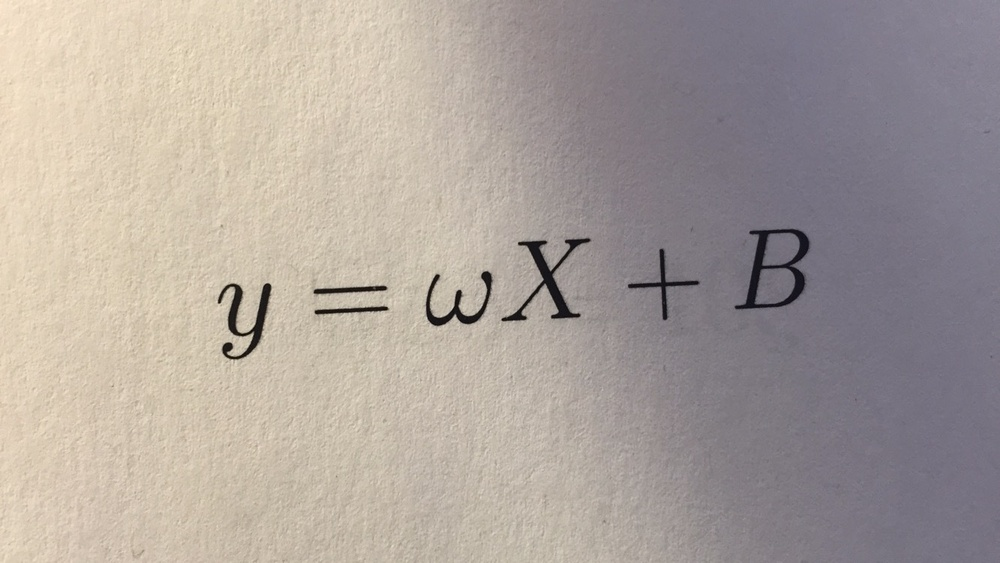
%> input picture actual_code/Equations/Images/eq1_hr.jpg, 1000 x 563 px, shrunk from 1333 x 750 before the run
$ octave --eval "result = skew_correction(rgb2gray(imread('Equations/Images/eq1_hr.jpg')));"   (GNU Octave 9; MATLAB toolbox functions it lacks are replaced by stand-ins)
%> lines starting %> are read from the running program, lines starting %| are printed output that depends on the picture; in (x1, y1, x2, y2) boxes, pixels count from 0 and x2, y2 are one past the last pixel; in counts of white or black regions, pixels touching at a corner belong together; the program's own positions count from 1
function [ corrected_img, angle_correction ] = skew_correction( bw_img )


BW = edge(bw_img,'canny');
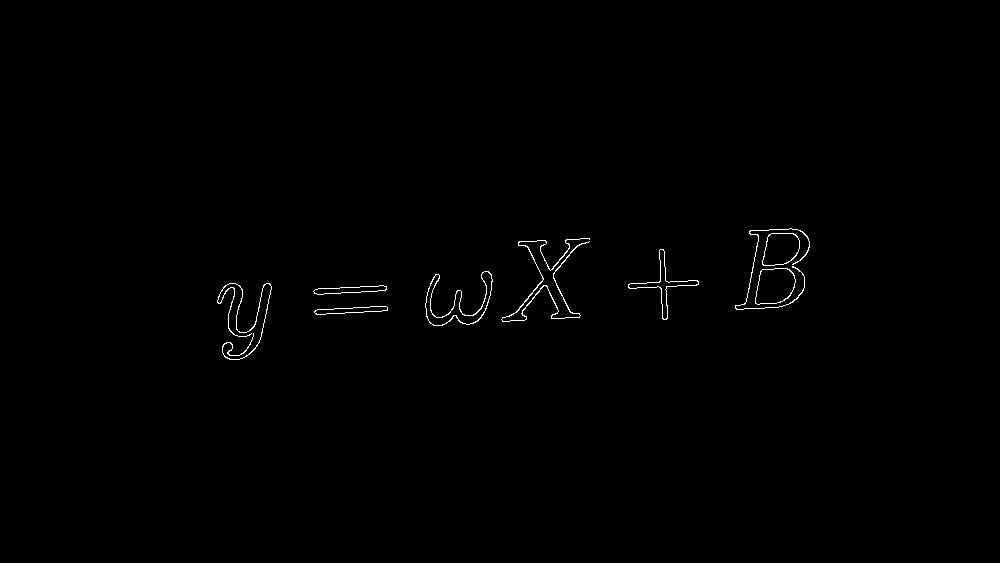
%> BW: size 563x1000 logical; 0.46% white in thin lines or dots, all inside (x1, y1, x2, y2) = (217, 228, 810, 360)
figure('Name',"Canny edges");
imshow(BW);

[H,T,rho] = hough(BW);
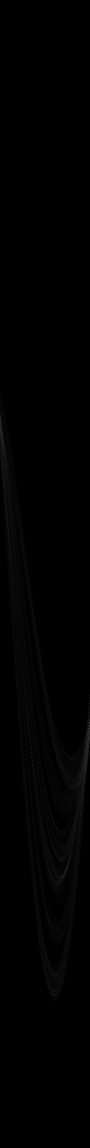
%> H: size 2295x180 double (shown at 1/2 size); min 0, max 107, mean 1.1
%> T = 180 values from -90 to 89; rho = 2295 values from -1147 to 1147
P = houghpeaks(H,5,'threshold',ceil(0.3*max(H(:))));
%> P = [1495 178; 1452 179; 1496 175; 841 2; 1743 131]

lines = houghlines(BW,T,rho,P,'FillGap',5,'MinLength',7);
%> lines = 24 lines; longest, point1 to point2 (x, y): (514, 315) to (544, 280), (551, 271) to (570, 249), (342, 293) to (361, 293), (745, 309) to (763, 309), (327, 314) to (345, 314), (566, 318) to (580, 318)

figure('Name','Hough lines'), imshow(bw_img), hold on
max_len = 0;
for k = 1:length(lines)
   xy = [lines(k).point1; lines(k).point2];
   plot(xy(:,1),xy(:,2),'LineWidth',2,'Color','green');

   plot(xy(1,1),xy(1,2),'x','LineWidth',2,'Color','yellow');
   plot(xy(2,1),xy(2,2),'x','LineWidth',2,'Color','red');

   len = norm(lines(k).point1 - lines(k).point2);
   if ( len > max_len)
      max_len = len;
      xy_long = xy;
   end
end
%> this loop made 24 passes
%> (len, max_len, xy_long) on passes 1, 2, 13, 23: (13, 13, [766 308; 779 308]), (18, 18, [745 309; 763 309]), (19, 19, [342 293; 361 293]), (46.1, 46.1, [514 315; 544 280])
%> (xy, len) on passes 3 to 8: ([737 310; 744 310], 7), ([573 318; 580 318], 7), ([554 319; 565 319], 11), ([516 321; 525 321], 9), ([503 322; 510 322], 7), ([463 324; 474 324], 11)
plot(xy_long(:,1),xy_long(:,2),'LineWidth',2,'Color','red'); %%change color of the longest segment
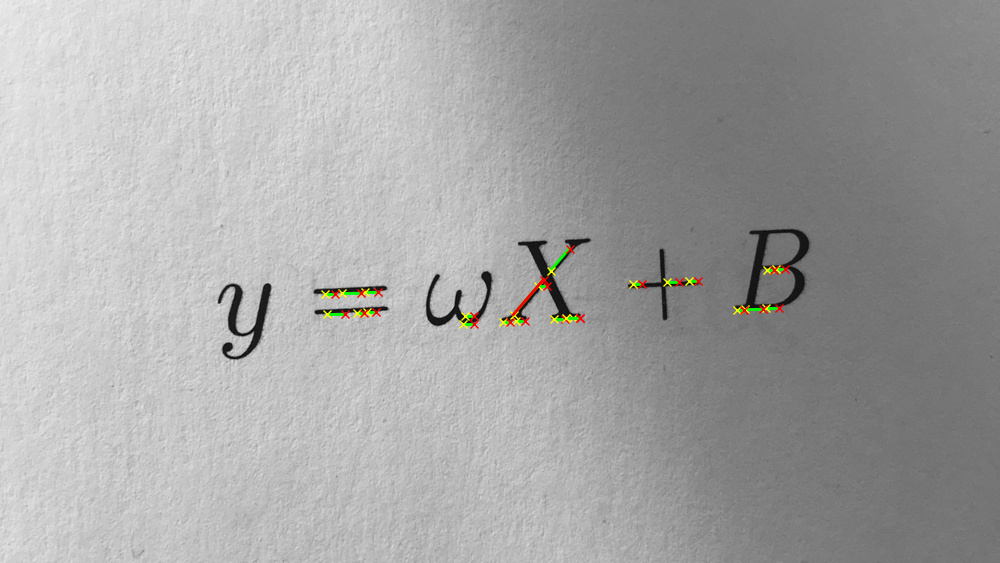
%> figure redrawn from the program's plot data


orientations = P(:,2);
%> orientations = [178; 179; 175; 2; 131]
if length(unique(orientations)) ~= 4
    final_orien = mode(P(:,2));
%> final_orien = 2
else
    final_orien = orientations(1);

end


angle_correction = T(final_orien)-90;
%> angle_correction = -179

if (angle_correction<0)
    angle_correction=mod(angle_correction,-90);
%> angle_correction = -89
else
    angle_correction=mod(angle_correction,90);

end


corrected_img = imrotate(bw_img,angle_correction,'bilinear');
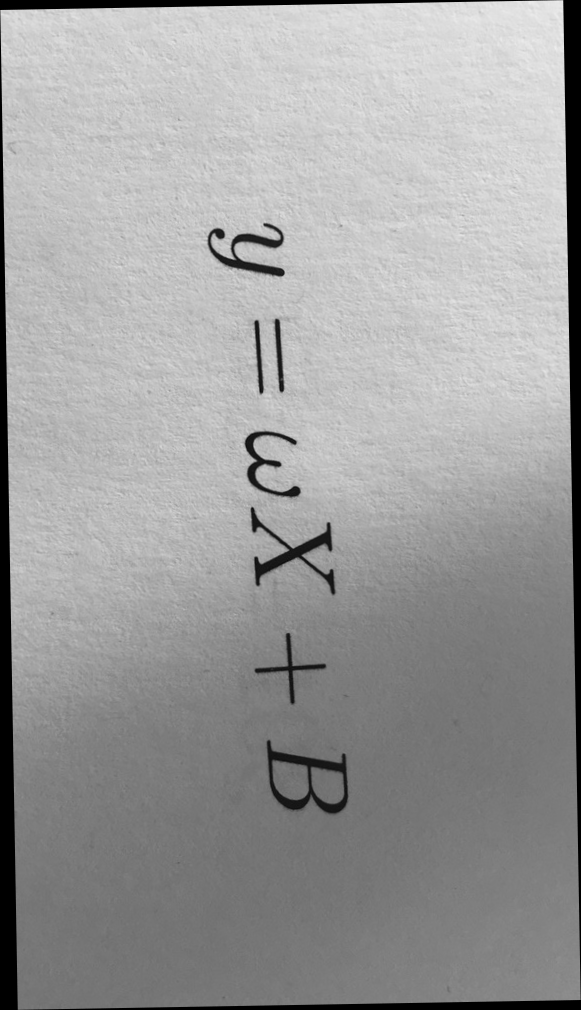
%> corrected_img: size 1010x581 uint8; min 0, max 238, mean 157.3
Mrot = ~imrotate(true(size(bw_img)),angle_correction,'bilinear');%to fix the background.
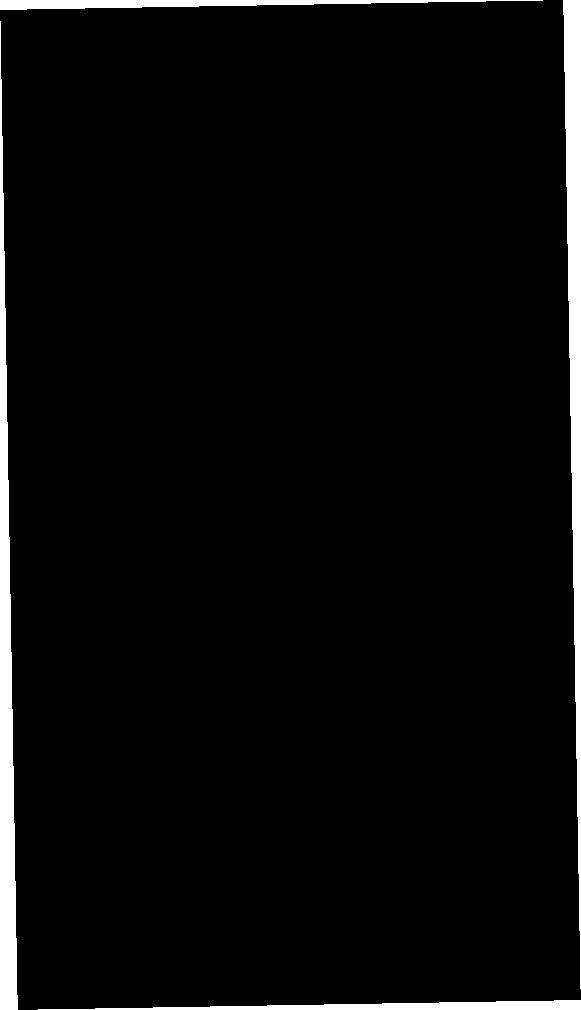
%> Mrot: size 1010x581 logical; 4% white; 4 white regions, box (x1, y1, x2, y2) and area: (563, 0, 581, 989) 9030, (0, 21, 18, 1010) 9030, (0, 0, 543, 10) 2852, (38, 1000, 581, 1010) 2852
corrected_img(Mrot&~imclearborder(Mrot)) = true;
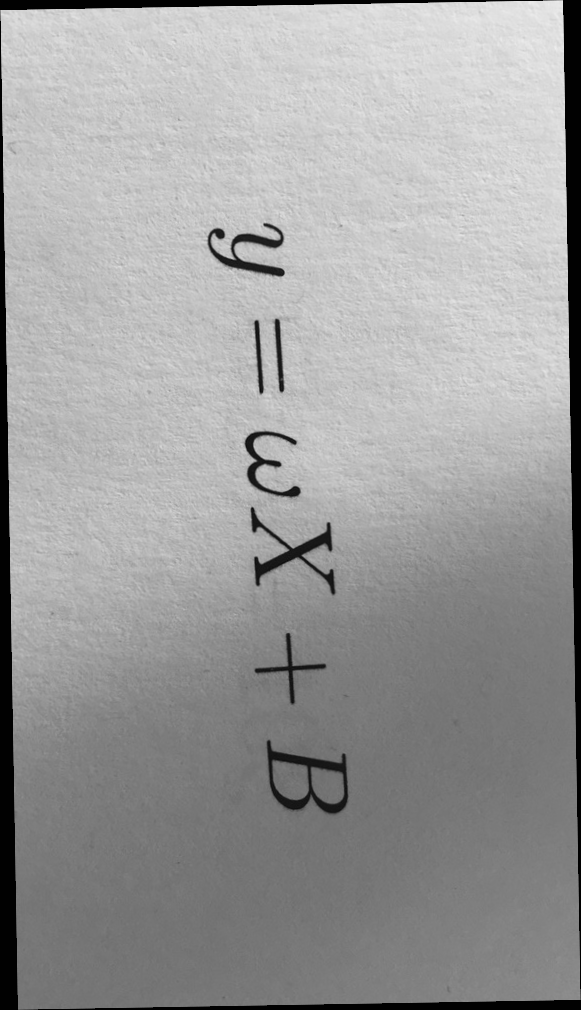
%> corrected_img: size 1010x581 uint8; 4.05% of pixels changed, all inside (x1, y1, x2, y2) = (0, 0, 581, 1010)
if (abs(angle_correction) > 2)
figure("Name","Corrected Image")
imshow(corrected_img)
end


end

$ run again, on actual_code/Equations/Images/eq2_hr.jpg
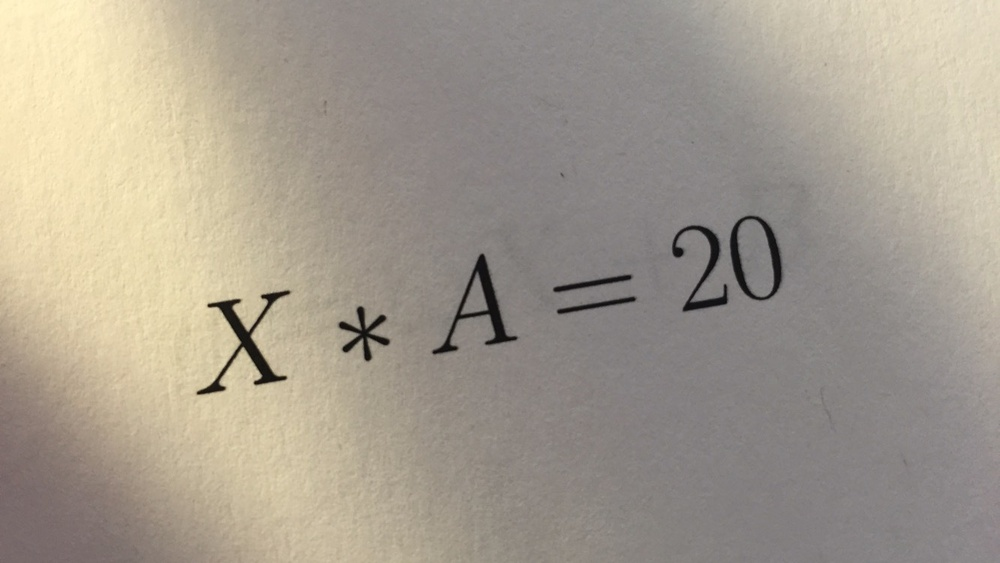
%> input picture actual_code/Equations/Images/eq2_hr.jpg, 1000 x 563 px, shrunk from 1333 x 750 before the run
%> BW: size 563x1000 logical; 0.49% white in thin lines or dots, all inside (x1, y1, x2, y2) = (197, 215, 782, 395)
%> T = 180 values from -90 to 89; rho = 2295 values from -1147 to 1147
%> P = [1545 172; 1541 126; 1571 171; 1688 113; 1182 59]
%> lines = 6 lines; point1 to point2 (x, y): (454, 320) to (481, 255), (211, 386) to (241, 344), (252, 338) to (276, 376), (250, 330) to (268, 304), (233, 308) to (247, 331), (444, 345) to (449, 335)
%> the loop in skew_correction, `for k = 1:length(lines)` made 6 passes
%> (len, max_len, xy_long) on passes 1, 4: (51.61, 51.61, [211 386; 241 344]), (70.38, 70.38, [454 320; 481 255])
%> in skew_correction, `plot(xy_long(:,1),xy_long(:,2),'LineWidth',2,'Color','red');`:
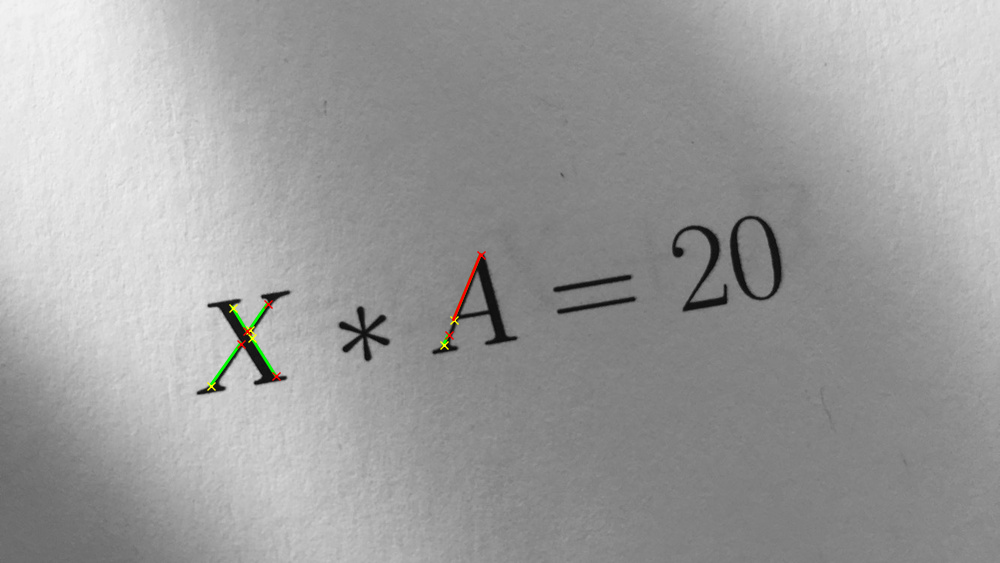
%> figure redrawn from the program's plot data
%> orientations = [172; 126; 171; 113; 59]
%> final_orien = 59
%> in skew_correction, `angle_correction = T(final_orien)-90;`: angle_correction = -122
%> in skew_correction, `angle_correction=mod(angle_correction,-90);`: angle_correction = -32
%> in skew_correction, `Mrot = ~imrotate(true(size(bw_img)),angle_correction,'bilinear');`:
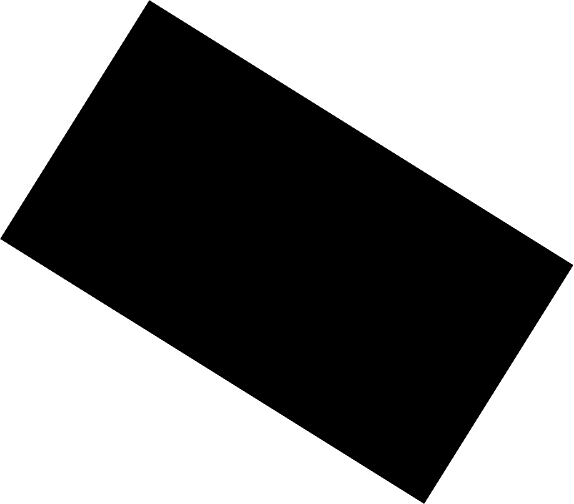
%> Mrot: size 1008x1147 logical (shown at 1/2 size); 51.3% white; 1 black region, box (x1, y1, x2, y2) and area: (1, 1, 1146, 1007) 563026

$ run again, on actual_code/Equations/Images/eq3_hr.jpg
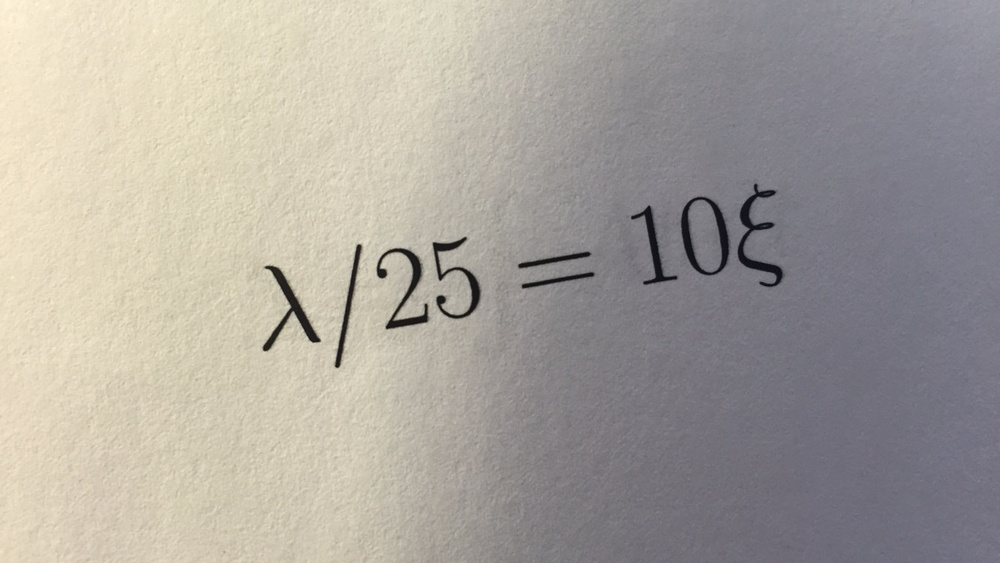
%> input picture actual_code/Equations/Images/eq3_hr.jpg, 1000 x 563 px, shrunk from 1333 x 750 before the run
%> in skew_correction, `BW = edge(bw_img,'canny');`:
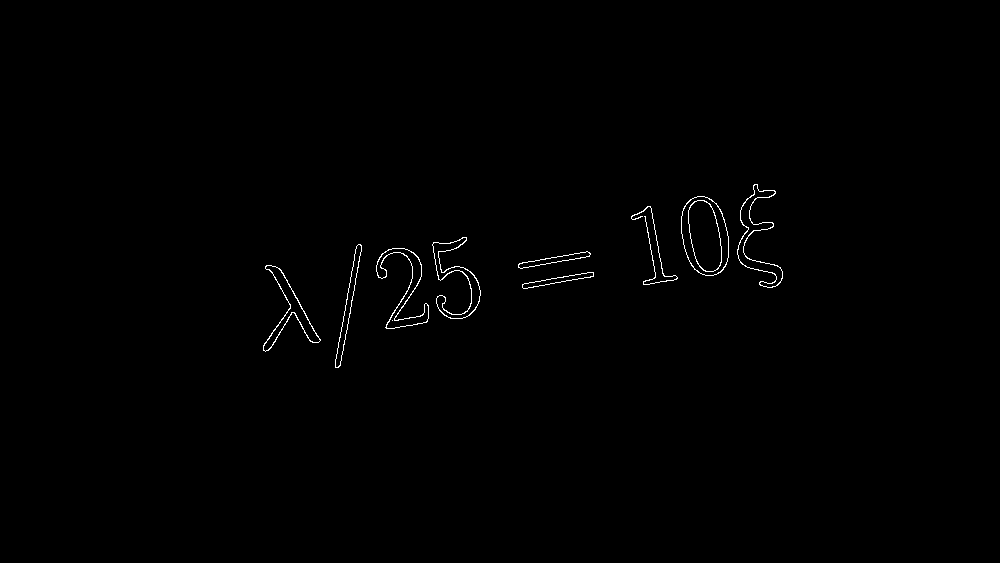
%> BW: size 563x1000 logical; 0.5% white in thin lines or dots, all inside (x1, y1, x2, y2) = (263, 184, 783, 368)
%> T = 180 values from -90 to 89; rho = 2295 values from -1147 to 1147
%> P = [1541 101; 1518 171; 1493 172; 1555 167; 1254 62]
%> lines = 2 lines; point1 to point2 (x, y): (272, 272) to (291, 306), (295, 313) to (311, 342)
%> the loop in skew_correction, `for k = 1:length(lines)` made 2 passes
%> (len, max_len, xy_long) on pass 1: (38.95, 38.95, [272 272; 291 306])
%> orientations = [101; 171; 172; 167; 62]
%> final_orien = 62
%> in skew_correction, `angle_correction = T(final_orien)-90;`: angle_correction = -119
%> in skew_correction, `angle_correction=mod(angle_correction,-90);`: angle_correction = -29
%> in skew_correction, `Mrot = ~imrotate(true(size(bw_img)),angle_correction,'bilinear');`:
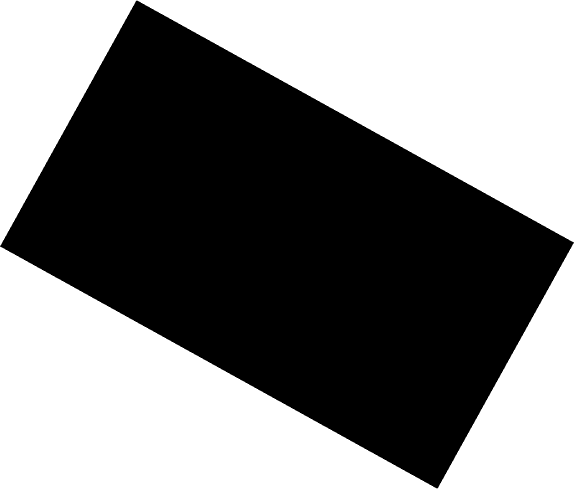
%> Mrot: size 978x1148 logical (shown at 1/2 size); 49.9% white; 2 white regions, box (x1, y1, x2, y2) and area: (0, 0, 1148, 492) 279848, (0, 486, 1148, 978) 279848

$ run again, on actual_code/Equations/Images/eq5_hr.jpg
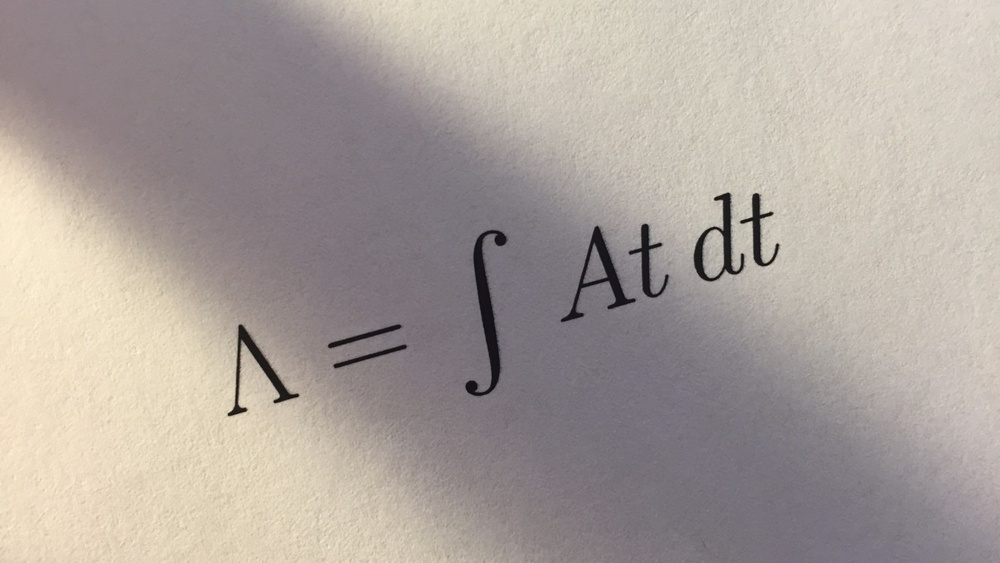
%> input picture actual_code/Equations/Images/eq5_hr.jpg, 1000 x 563 px, shrunk from 1333 x 750 before the run
%> in skew_correction, `BW = edge(bw_img,'canny');`:
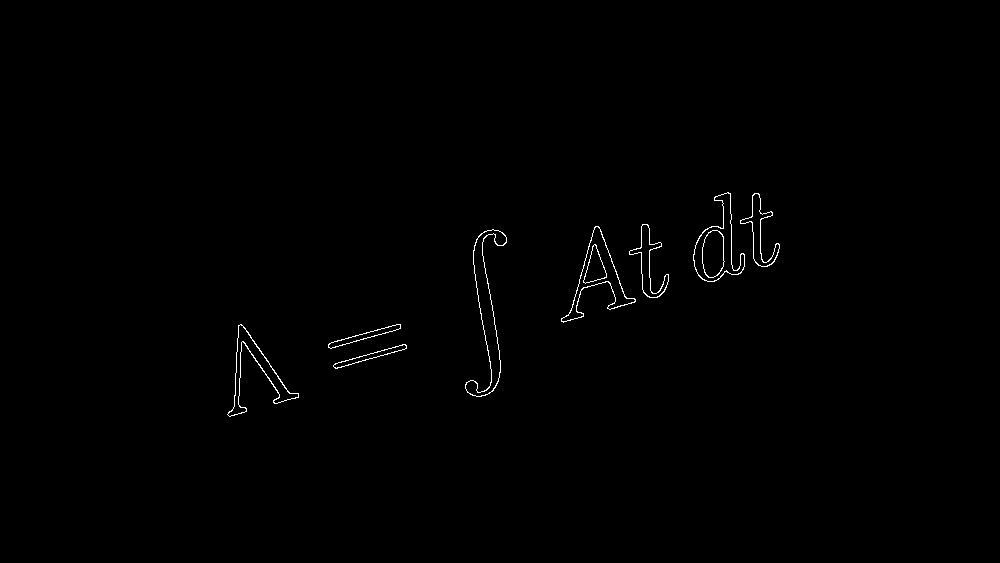
%> BW: size 563x1000 logical; 0.48% white in thin lines or dots, all inside (x1, y1, x2, y2) = (227, 192, 780, 417)
%> T = 180 values from -90 to 89; rho = 2295 values from -1147 to 1147
%> P = [1585 166; 1567 81; 1782 107; 1611 165; 1160 56]
%> lines = 2 lines; point1 to point2 (x, y): (476, 280) to (492, 375), (242, 325) to (291, 394)
%> the loop in skew_correction, `for k = 1:length(lines)` made 2 passes
%> (len, max_len, xy_long) on pass 1: (96.34, 96.34, [476 280; 492 375])
%> orientations = [166; 81; 107; 165; 56]
%> final_orien = 56
%> in skew_correction, `angle_correction = T(final_orien)-90;`: angle_correction = -125
%> in skew_correction, `angle_correction=mod(angle_correction,-90);`: angle_correction = -35
%> in skew_correction, `Mrot = ~imrotate(true(size(bw_img)),angle_correction,'bilinear');`:
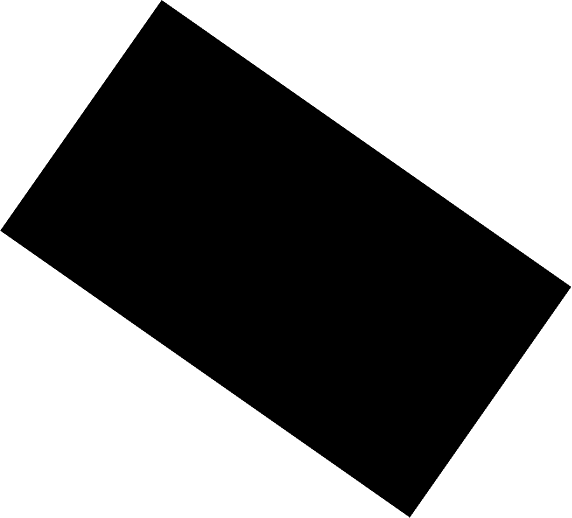
%> Mrot: size 1035x1143 logical (shown at 1/2 size); 52.4% white; 1 black region, box (x1, y1, x2, y2) and area: (1, 0, 1142, 1035) 563047
